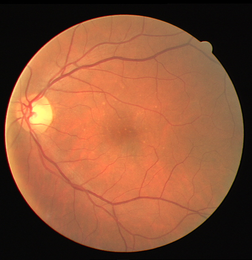
%> input picture Im281-1.tif, 252 x 260 px, shrunk from 565 x 584 before the run, given in place of Im281-1.tifz, which was not available
$ octave mpdip8.m   (GNU Octave 9; MATLAB toolbox functions it lacks are replaced by stand-ins)
%> lines starting %> are read from the running program, lines starting %| are printed output that depends on the picture; pictures that were not available may be replaced by others from this repository, and a replacement may not be noted
### myRGB2Lab.m
function [output] = myRGB2Lab(RGB_img)

[img_row_size, img_col_size] = size(RGB_img(:,:,1));

R = RGB_img(:,:,1);
G = RGB_img(:,:,2);
B = RGB_img(:,:,3);

X = zeros(img_row_size, img_col_size);
Y = zeros(img_row_size, img_col_size);
Z = zeros(img_row_size, img_col_size);

M1 = [0.4124, 0.3576, 0.1805;
      0.2126, 0.7152, 0.0722;
      0.0193, 0.1192, 0.9505];

for row = 1:img_row_size
    for col = 1:img_col_size

        result =  M1 * [  R(row, col); G(row, col); B(row, col)];
        X(row, col) = result(1);
        Y(row, col) = result(2);
        Z(row, col) = result(3);

    end
end

LL = zeros(img_row_size, img_col_size);
M = zeros(img_row_size, img_col_size);
S = zeros(img_row_size, img_col_size);

M1 = [0.3897, 0.6890, -0.0787;
      -0.2298, 1.1834, 0.0464;
      0.0000, 0.0000, 1.0000];

for row = 1:img_row_size
    for col = 1:img_col_size

        result =  M1 * [X(row, col); Y(row, col); Z(row, col)];
        LL(row, col) = result(1);
        M(row, col) = result(2);
        S(row, col) = result(3);

    end
end

M1 = [1, 1, 1;
      1, 1, -2;
      1, -1, 0];

L = zeros(img_row_size, img_col_size);
a = zeros(img_row_size, img_col_size);
b = zeros(img_row_size, img_col_size);

for row = 1:img_row_size
    for col = 1:img_col_size

        result = diag([1/sqrt(3),1/sqrt(6),1/sqrt(2)]) * M1 * [LL(row, col) ; M(row, col); S(row, col)];

        L(row, col) = result(1);
        a(row, col) = result(2);
        b(row, col) = result(3);

    end
end

output = cat(3,L,a,b);

end

### myLab2RGB.m
function [output] = myLab2RGB(Lab_img)

[img_row_size, img_col_size] = size(Lab_img(:,:,1));

L = Lab_img(:,:,1);
a = Lab_img(:,:,2);
b = Lab_img(:,:,3);

LL = zeros(img_row_size, img_col_size);
M = zeros(img_row_size, img_col_size);
S = zeros(img_row_size, img_col_size);

M1 = diag([1/sqrt(3),1/sqrt(6),1/sqrt(2)]) * [1, 1, 1;
                                              1, 1, -2;
                                              1, -1, 0];

for row = 1:img_row_size
    for col = 1:img_col_size

        result = inv(M1) * [L(row, col); a(row, col); b(row, col)];
        LL(row, col) = result(1);
        M(row, col) = result(2);
        S(row, col) = result(3);

    end
end

X = zeros(img_row_size, img_col_size);
Y = zeros(img_row_size, img_col_size);
Z = zeros(img_row_size, img_col_size);

M1 = [0.3897, 0.6890, -0.0787;
      -0.2298, 1.1834, 0.0464;
      0.0000, 0.0000, 1.0000];

for row = 1:img_row_size
    for col = 1:img_col_size

        result =  inv(M1) * [LL(row, col); M(row, col); S(row, col)];
        X(row, col) = result(1);
        Y(row, col) = result(2);
        Z(row, col) = result(3);

    end
end

M1 = [0.4124, 0.3576, 0.1805;
      0.2126, 0.7152, 0.0722;
      0.0193, 0.1192, 0.9505];

R = zeros(img_row_size, img_col_size);
G = zeros(img_row_size, img_col_size);
B = zeros(img_row_size, img_col_size);

for row = 1:img_row_size
    for col = 1:img_col_size

        result = inv(M1) * [X(row, col); Y(row, col); Z(row, col)];
        R(row, col) = result(1);
        G(row, col) = result(2);
        B(row, col) = result(3);

    end
end

output = cat(3,R,G,B);

end

### mpdip8.m
close all;
clear;

rgb_target_img = imread('D:/Im281-1.tifz');
%> rgb_target_img is the input picture: size 260x252x3 uint8; mean R, G, B 138.7, 82.8, 54.4
[img_row_size, img_col_size] = size(rgb_target_img(:,:,1));
%> img_row_size = 260; img_col_size = 252
rgb_target_img = im2double(rgb_target_img);
%> rgb_target_img: size 260x252x3 double
Lab_target_img = myRGB2Lab(rgb_target_img);
%> in myRGB2Lab, `[img_row_size, img_col_size] = size(RGB_img(:,:,1));`: img_row_size = 260; img_col_size = 252
%> in myRGB2Lab, `X = zeros(img_row_size, img_col_size);`: X: size 260x252 double; every value is 0

rgb_source_img = imread('D:/Im288-1.tif');
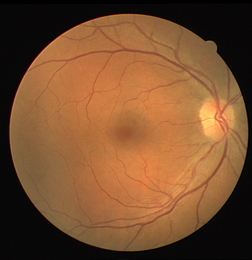
%> input picture Im288-1.tif, 252 x 260 px, shrunk from 565 x 584 before the run
%> rgb_source_img is the input picture: size 260x252x3 uint8; mean R, G, B 120.4, 79.4, 47.1
rgb_source_img = im2double(rgb_source_img);
%> rgb_source_img: size 260x252x3 double
Lab_source_img = myRGB2Lab(rgb_source_img);
%> after the loop in myRGB2Lab (call 2), `for row = 1:img_row_size`:
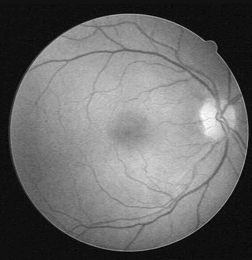
%> a: size 260x252 double; min -0.0199, max 0.256, mean 0.0954; drawn with min black and max white
%> after the loop in myRGB2Lab (call 2), `for row = 1:img_row_size`:
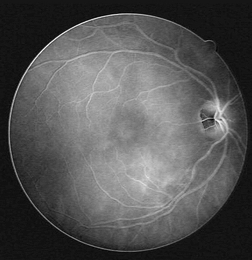
%> b: size 260x252 double; min -0.00406, max 0.0425, mean 0.0114; drawn with min black and max white
%> in myRGB2Lab (call 2), `output = cat(3,L,a,b);`:
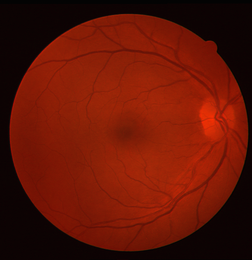
%> output: size 260x252x3 double; mean R, G, B 0.519, 0.0954, 0.0114; drawn with min black and max white

Lab_result_img = zeros(img_row_size, img_col_size, 3);
%> Lab_result_img: size 260x252x3 double; every value is 0

Lab_target_img_a = Lab_target_img(:,:,2);
Lab_target_img_b = Lab_target_img(:,:,3);

meu_Lab_target_img_a = mean(Lab_target_img_a(:));
%> meu_Lab_target_img_a = 0.0934
meu_Lab_target_img_b = mean(Lab_target_img_b(:));
%> meu_Lab_target_img_b = 0.0167

Lab_source_img_a = Lab_source_img(:,:,2);
Lab_source_img_b = Lab_source_img(:,:,3);

meu_Lab_source_img_a = mean(Lab_source_img_a(:));
%> meu_Lab_source_img_a = 0.0954
meu_Lab_source_img_b = mean(Lab_source_img_b(:));
%> meu_Lab_source_img_b = 0.0114

sigma_a = var(Lab_target_img_a(:))/var(Lab_source_img_a(:));
%> sigma_a = 0.947
sigma_b = var(Lab_target_img_b(:))/var(Lab_source_img_b(:));
%> sigma_b = 2.08

for row = 1 : img_row_size
  for col = 1 : img_col_size
    Lab_result_img(row,col,2) = (sigma_a * (Lab_source_img_a(row,col) - meu_Lab_source_img_a)) + meu_Lab_target_img_a;
   end
end

for row = 1 : img_row_size
  for col = 1 : img_col_size
    Lab_result_img(row,col,3) = (sigma_b * (Lab_source_img_b(row,col) - meu_Lab_source_img_b)) + meu_Lab_target_img_b;
   end
end
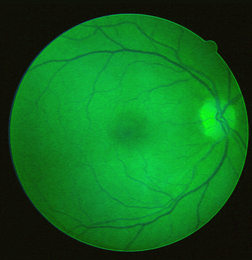
%> Lab_result_img: size 260x252x3 double; mean R, G, B 0, 0.0934, 0.0167; drawn with min black and max white

Lab_result_img(:,:,1) = Lab_source_img(:,:,1);

rgb_result_img = myLab2RGB(Lab_result_img);
%> after the loop in myLab2RGB, `for row = 1:img_row_size`:
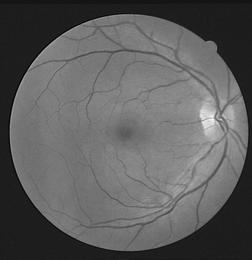
%> G: size 260x252 double; min -0.0662, max 0.924, mean 0.298; drawn with min black and max white
%> in myLab2RGB, `output = cat(3,R,G,B);`:
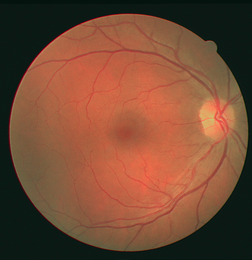
%> output: size 260x252x3 double; mean R, G, B 0.51, 0.298, 0.187; drawn with min black and max white

figure;
subplot(1,3,1);
imshow(rgb_target_img, []);
title('target');
subplot(1,3,2);
imshow(rgb_result_img, []);
title('result');
subplot(1,3,3);
imshow(rgb_source_img, []);
title('source');
